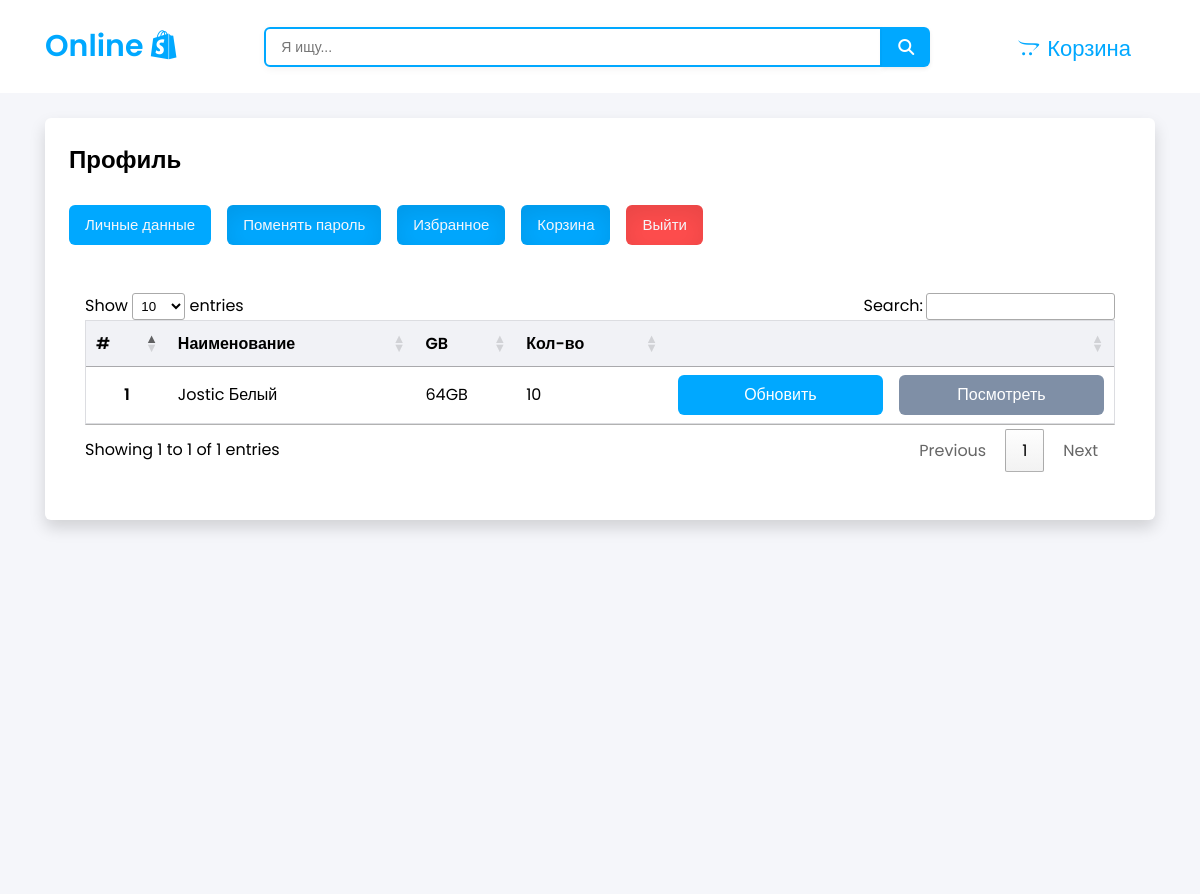
The app's page /storage/ with its own data.
### app/models.py (models this page shows, shortened)
class ProductColorSize(models.Model):
    productColor = models.ForeignKey(ProductColor, on_delete=models.CASCADE, verbose_name='Продукт', related_name='product_productsColors')
    memory = models.ForeignKey(Memory, null=True,  on_delete=models.CASCADE, verbose_name='Память', related_name='memory_productsColors')
    price = models.IntegerField('Цена', default=0)
    is_favourite = models.BooleanField(default=False)
    class Meta:
        verbose_name = 'Продукт'
        verbose_name_plural = 'Продукты'
    def real_count(self):
        income = sum([storage.quantity for storage in self.storage_set.filter(storage_type = True)])
        consumption = sum([storage.quantity for storage in self.storage_set.filter(storage_type = False)])
        result = income - consumption
        return result

class ProductColor(models.Model):
    color = models.ForeignKey(Color, on_delete=models.CASCADE, verbose_name='Цвет', related_name='color_products')
    product = models.ForeignKey(Product, on_delete=models.CASCADE, verbose_name='Продукт')
    class Meta:
        verbose_name = 'Product color'
        verbose_name_plural = 'Product color'
    def __str__(self):
        return self.product.title + ' ' + self.color.title

class Product(models.Model):
    category = models.ForeignKey(Category, on_delete=models.CASCADE, verbose_name='Категория', related_name='category_products')
    brand = models.ForeignKey(Brand, on_delete=models.CASCADE, verbose_name='Бренд', related_name='brand_products')
    title = models.CharField('Название товара', max_length=256)
    text = models.TextField('Описание')
    year = models.IntegerField(default=0)
    image = models.ImageField('Фото', upload_to='product_image', blank=True)
    created_at = models.DateTimeField('Дата создания',default=timezone.now())
    color = models.ManyToManyField(Color, verbose_name='Цвет', through="ProductColor")
    class Meta:
        verbose_name = 'Продукт'
        verbose_name_plural = 'Продукты(общий)'

class Color(models.Model):
    title = models.CharField('Цвет', max_length=256)
    code = models.CharField('Hex', max_length=256, null=True)
    class Meta:
        verbose_name = 'Цвет'
        verbose_name_plural = 'Цвета'

class Memory(models.Model):
    size = models.IntegerField('Память', default=0)
    class Meta:
        verbose_name = 'Память'
        verbose_name_plural = 'Память'
    def __str__(self):
        return str(self.size)

class Storage(models.Model):
    quantity = models.IntegerField('Кол-во товара в наличии', default = 0)
    productColorSize = models.ForeignKey(ProductColorSize, on_delete = models.SET_NULL,   null=True, verbose_name="Продукт")
    storage_type = models.BooleanField(default=False)
    date = models.DateTimeField('Дата', default = timezone.now)

### app/views.py (the view)
# urls.py: path('storage/', views.storage, name='storage'),
def storage(request):
    products = ProductColorSize.objects.order_by('-id')
    return render(request, 'pages/admin/storage.html', {'products':products})

### app/templates/pages/admin/storage.html (shortened to what this page needs)
{% extends 'base.html' %}
{% load static %}
{% block content %}
    <div class="bg-light settings-page min-vh-100 bg-sm-none">
        <div class="container py-4">
            {% include 'pages/settings/menu.html' %}
            <div class="bg-white py-4 px-3 rounded-1 mt-4">
                <table id="myTable" class="table table-light editRefresh">
                    <thead>
                        <tr>
                            <td class="text-center">#</td>
                            <td>Наименование</td>
                            <td>GB</td>
                            <td>Кол-во</td>
                            <td></td>
                        </tr>
                    </thead>
                    <tbody>
                        {% for item in products %}
                            <tr>
                                <td class="text-center">{{forloop.counter}}</td>
                                <td>{{item.productColor}}</td>
                                <td>{{item.memory}}GB</td>
                                <td>{{item.real_count}}</td>
                                <td>
                                    <div class="grid-2 gap-1">
                                        <button id="{{item.id}}" class="storageModal btn btn-blue rounded-1">Обновить</button>
                                        <a href="{% url 'storage_detail' item.id %}" class=" btn btn-grey rounded-1">Посмотреть</a>
                                    </div>
                                </td>
                            </tr>
                        {% endfor %}
                    </tbody>
                </table>
            </div>
        </div>
    </div>
{% endblock %}

### static/css/index.css (style rules this page uses)
* { box-sizing: border-box; }
body { margin: 0; padding: 0; font-family: 'Poppins', sans-serif; }
a { text-decoration: none; }
:root { --red--: #ff4d4d; --dark-red--: #ff3838; --blue--: #00a8ff; --dark-blue--: #0097e6; --orange--: #fd9644; --dark-orange--: #fa8231; --yellow--: #fed330; --dark-yellow--: #f7b731; --green--: #26de81; --dark-green--: #20bf6b; --purple--: #a55eea ; --dark-purple--: #8854d0; --ocean--: #1d1d31; --dark-ocean--: #11101d; --night--: #353b48; --dark-night--: #2f3640; --grey--: #7f8fa6; --dark-grey--: #718093; --light--: #f5f6fa; --dark-light--: #dcdde1; }
.bg-white { background: white; }
.bg-light { background: var(--light--); }
.mt-4 { margin-top: 1.5rem!important; }
.px-3 { padding-left: 1rem!important ; padding-right: 1rem!important ; }
.py-4 { padding-top: 1.5rem!important ; padding-bottom: 1.5rem!important ; }
.rounded-1 { border-radius: 6px; }
.text-center { text-align: center; }
.min-vh-100 { min-height: 100vh; }
.btn { vertical-align: top; display: flex; align-items: center; justify-content: center; line-height: 1.5; transition: 100ms; height: 40px; background-color: #fff; border: 1px solid #dbdbdb ; color: #363636; cursor: pointer; padding: 7px 16px; font-size: 16px; white-space: nowrap; }
.btn-blue { transition: 100ms; background: var(--blue--); color: #fff; border: none !important; }
.btn-grey { transition: 100ms; background: var(--grey--); color: #fff; border: none !important; }
.table { border: 1px solid var(--dark-light--); border-collapse: collapse; width: 100%; }
.table td { border-bottom: 1px solid var(--dark-light--); padding: 12px; }
.table thead td { font-weight: 600; }
.table tbody tr td:first-child { font-weight: 600; }
.table-light thead tr { background: #f1f2f6; }
.grid-2 { display: grid; grid-template-columns: repeat(2, 1fr) ; }
.gap-1 { grid-gap: 1rem; gap: 1rem; }
@media screen and (min-width: 1151px) { .container { max-width: 1140px; margin-left: auto; margin-right: auto; padding: 0 15px; } }

### static/css/style.css (style rules this page uses)
:root { --red--: #ff4d4d; --dark-red--: #ff3838; --blue--: #00a8ff; --dark-blue--: #0097e6; --orange--: #fd9644; --dark-orange--: #fa8231; --yellow--: #fed330; --dark-yellow--: #f7b731; --green--: #26de81; --dark-green--: #20bf6b; --purple--: #a55eea ; --dark-purple--: #8854d0; --ocean--: #1d1d31; --dark-ocean--: #11101d; --night--: #353b48; --dark-night--: #2f3640; --grey--: #7f8fa6; --dark-grey--: #718093; --light--: #f5f6fa; --dark-light--: #dcdde1; }

### records on screen
ProductColorSize: productColor "Jostic Белый", memory "64", real_count "10"
